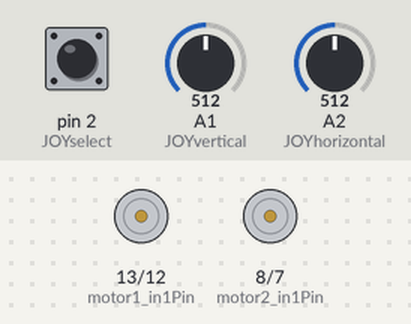
The sketch below on a simulated Arduino Uno, built with avr-gcc and run on an emulated ATmega328P. Shown: motor-driver pin pairs drawn as motors (green arrow = first pin HIGH = forward, orange = second pin HIGH = backward, longer = more drive, scaled by the enable pin). The test bench sets the inputs (shaded band); at power-on: A1 (JOYvertical) = 512, A2 (JOYhorizontal) = 512, pin 2 (JOYselect) HIGH.

Above: at 1.2 s.
1.3 s: A1 (JOYvertical) set to 524
2.8 s: A1 (JOYvertical) set to 551
At 4.0 s:
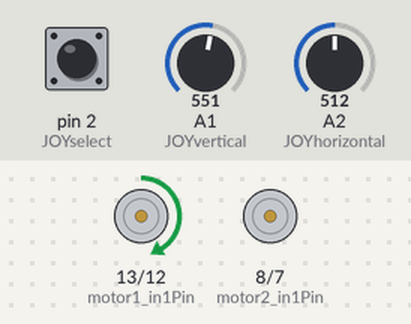
4.3 s: A2 (JOYhorizontal) set to 542
At 5.2 s:
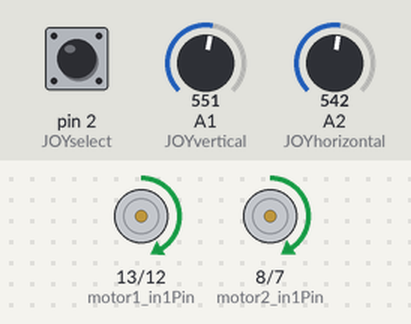
5.8 s: A2 (JOYhorizontal) set to 511
At 6.3 s:
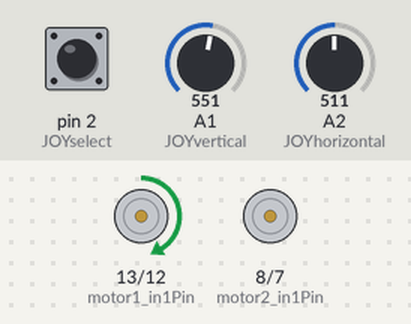
7.3 s: A1 (JOYvertical) set to 511
At 8.5 s:
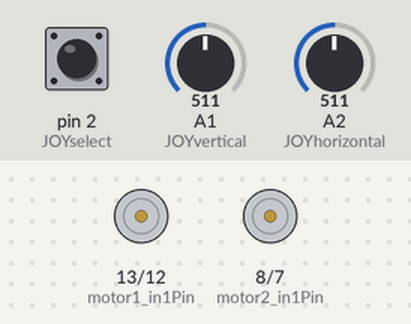
8.8 s: A2 (JOYhorizontal) set to 474
At 9.8 s:
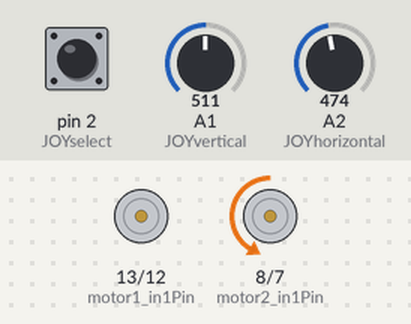
Timing chart, 0 to 11.3 s (numbered marks = the images above; inputs shaded):
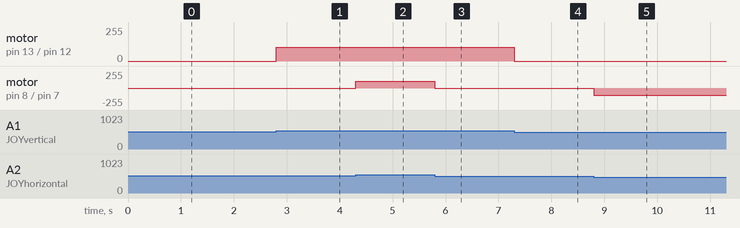

Measured:
- the behaviour switches between 532 and 533 on A1 (JOYvertical) (found by bisection; images 0 and 1)
- the behaviour switches between 532 and 533 on A2 (JOYhorizontal) (found by bisection; images 1 and 2)
- the behaviour switches between 492 and 491 on A2 (JOYhorizontal) (found by bisection; images 4 and 5)
- after the input at 1.3 s, every drawn part: stays the same
- after the input at 2.8 s, motor on pin 13 (motor1_in1Pin) / pin 12 (motor1_in2Pin): stopped → forward 105/255 at once
- after the input at 4.3 s, motor on pin 8 (motor2_in1Pin) / pin 7 (motor2_in2Pin): stopped → forward 103/255 at once
- after the input at 5.8 s, motor on pin 8 (motor2_in1Pin) / pin 7 (motor2_in2Pin): forward 103/255 → stopped at once
- after the input at 7.3 s, motor on pin 13 (motor1_in1Pin) / pin 12 (motor1_in2Pin): forward 105/255 → stopped at once
- after the input at 8.8 s, motor on pin 8 (motor2_in1Pin) / pin 7 (motor2_in2Pin): stopped → backward 105/255 at once

The sketch:

_main_.ino
```cpp
/*
L293D *** Arduino
Pin 1 *** Pin 11
Pin 2 *** Pin 12
Pin 3 *** Moteur 1
Pin 4 *** GND
Pin 7 *** Pin 13
Pin 8 *** Pin Vin (9V) fonctionne si vous branchez une pile 9V sur l’arduino au lieu du connecteur USB.
Pin 9 *** Pin 9
Pin 10 *** Pin 7
Pin 11 *** Moteur 2
Pin 12 *** GND
Pin 13 *** GND
Pin 14 *** Moteur 2
Pin 15 *** Pin 8
Pin 16 *** Pin (5V)

commentzire rajouté le 21/04 à 14h50
Bonjour mucho

Joystik *** Arduino
Pin Key *** Pin 2 (numérique côté droite de l’Arduino)
Pin X *** Pin A0
Pin Y *** Pin A1
Pin VCC *** Pin (5V)
Pin GND *** Pin (GND
*/

//Joystik
const int JOYvertical = 1; // analogique donc A1
const int JOYhorizontal = 2; // analogique donc A2
const int JOYselect = 2; // digital 2
int joyValue = 0;
int joyValueMax = 1023;
int joyValueMin = 0;
int joyValueMid = 512;
int joyValueMidUpper = joyValueMid + 20;
int joyValueMidLower = joyValueMid - 20;

//MOTEURS
int motor1_enablePin = 11; //pwm
int motor1_in1Pin = 13;
int motor1_in2Pin = 12;
int motor1Speed = 0;
int motor1SpeedMin = 100;
int motor1SpeedMax = 255;

int motor2_enablePin = 10; //pwm
int motor2_in1Pin = 8;
int motor2_in2Pin = 7;
int motor2Speed = 0;
int motor2SpeedMin = 100;
int motor2SpeedMax = 255;

void setup()
{
  //Joystik lecture
  pinMode(JOYvertical,INPUT);
  pinMode(JOYhorizontal,INPUT);
  pinMode(JOYselect,INPUT);
  digitalWrite(JOYselect,HIGH); // pull-up
  Serial.begin(9600);

  //MOTEURS
  //on initialise les pins du moteur 1
  pinMode(motor1_in1Pin, OUTPUT);
  pinMode(motor1_in2Pin, OUTPUT);
  pinMode(motor1_enablePin, OUTPUT);
  //on initialise les pins du moteur 2
  pinMode(motor2_in1Pin, OUTPUT);
  pinMode(motor2_in2Pin, OUTPUT);
  pinMode(motor2_enablePin, OUTPUT);
}
void loop()
{
  //Joystik
  int AvAr, GaDr, select;
  // lecture des valeurs du joystick
  AvAr = analogRead(JOYvertical);    // entre 0 et 1023
  GaDr = analogRead(JOYhorizontal); // entre 0 et 1023
  select = digitalRead(JOYselect);      // HIGH (1)si non appuye, LOW (0)sinon

//MOTEURS 1
    joyValue = analogRead(JOYvertical);

    if(joyValue > joyValueMidUpper) //Forward
    {
        motor1Speed = map(joyValue, joyValueMidUpper, joyValueMax, motor1SpeedMin, motor1SpeedMax);
        Motor1Forward(motor1Speed);
    }
    else if(joyValue < joyValueMidLower) //Backward
    {
        motor1Speed = map(joyValue, joyValueMidLower, joyValueMin, motor1SpeedMin, motor1SpeedMax);
        Motor1Backward(motor1Speed);
    }
    //joyValue Between joyValueMidLower - joyValueMidUpper.
    //Need some range here, because joystick sometime not in  exact center.
    else
    {
       Motor1Stop();
    }

     //MOTEURS 2
    joyValue = analogRead(JOYhorizontal);

    if(joyValue > joyValueMidUpper) //Forward
    {
        motor2Speed = map(joyValue, joyValueMidUpper, joyValueMax, motor2SpeedMin, motor2SpeedMax);
        Motor2Forward(motor2Speed);
    }
    else if(joyValue < joyValueMidLower) //Backward
    {
        motor2Speed = map(joyValue, joyValueMidLower, joyValueMin, motor2SpeedMin, motor2SpeedMax);
        Motor2Backward(motor2Speed);
    }
    //joyValue Between joyValueMidLower - joyValueMidUpper.
    //Need some range here, because joystick sometime not in  exact center.
    else
    {
       Motor2Stop();
    }
}

void Motor1Forward( byte Spd)
{
    digitalWrite(motor1_in1Pin, HIGH);
    digitalWrite(motor1_in2Pin, LOW);
    analogWrite(motor1_enablePin, Spd);
}
void Motor1Backward( byte Spd)
{
    digitalWrite(motor1_in1Pin, LOW);
    digitalWrite(motor1_in2Pin, HIGH);
    analogWrite(motor1_enablePin, Spd);
}
void Motor1Stop()
{
    analogWrite(motor1_enablePin, 0);
}

void Motor2Forward( byte Spd)
{
    digitalWrite(motor2_in1Pin, HIGH);
    digitalWrite(motor2_in2Pin, LOW);
    analogWrite(motor2_enablePin, Spd);
}
void Motor2Backward( byte Spd)
{
    digitalWrite(motor2_in1Pin, LOW);
    digitalWrite(motor2_in2Pin, HIGH);
    analogWrite(motor2_enablePin, Spd);
}
void Motor2Stop()
{
    analogWrite(motor2_enablePin, 0);
}
```
